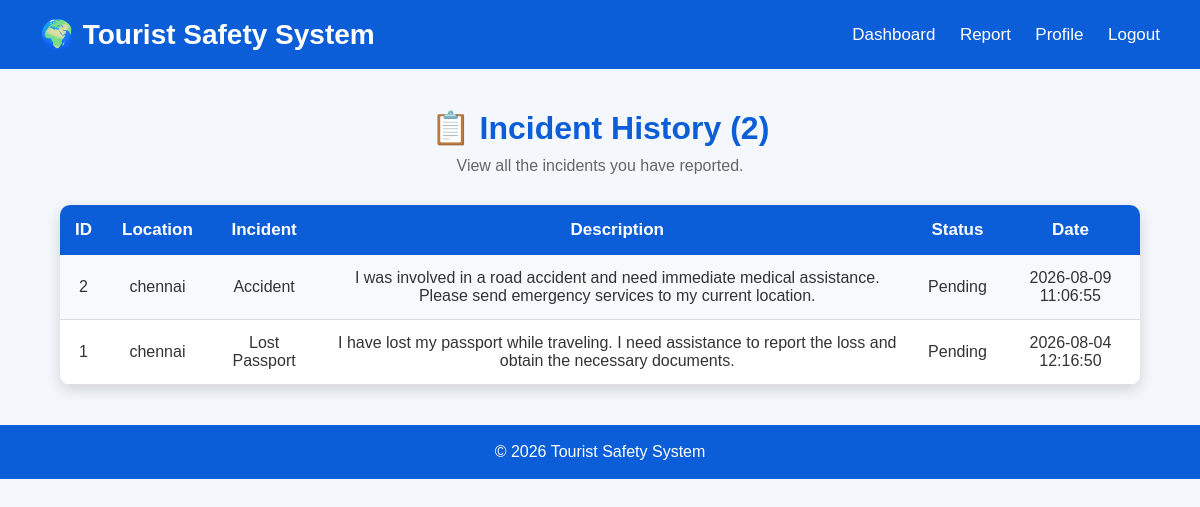
Screenshot of /history (signed in) with the database file from the repository.
### tables this page shows
CREATE TABLE incidents (
    id INTEGER PRIMARY KEY AUTOINCREMENT,
    tourist_name TEXT NOT NULL,
    incident_type TEXT NOT NULL,
    description TEXT,
    location TEXT,
    image TEXT,
    date TIMESTAMP DEFAULT CURRENT_TIMESTAMP,
    status TEXT DEFAULT 'Pending'
);

### app.py (the view)
@app.route("/history")
def history():
    if "user_id" not in session:
        return redirect("/login")
    conn = get_db()
    cur = conn.cursor()
    cur.execute("""
        SELECT id,
               location,
               incident_type,
               description,
               status,
               date
        FROM incidents
        ORDER BY id DESC
    """)
    incidents = cur.fetchall()
    conn.close()
    return render_template(
        "history.html",
        incidents=incidents
    )

### app.py (called while the page is built)
def get_db():
    conn = sqlite3.connect(DB_NAME)
    conn.row_factory = sqlite3.Row
    return conn

@app.after_request
def add_header(response):
    response.headers["Cache-Control"] = (
        "no-store, no-cache, must-revalidate, max-age=0"
    )
    response.headers["Pragma"] = "no-cache"
    response.headers["Expires"] = "0"
    return response

### templates/history.html (shortened to what this page needs)
<!DOCTYPE html>
<html lang="en">
<head>
    <link rel="stylesheet" href="{{ url_for('static', filename='css/history.css') }}">
</head>
<body>
<header>
    <h2>🌍 Tourist Safety System</h2>
    <nav>
        <a href="/dashboard">Dashboard</a>
        <a href="/report">Report</a>
        <a href="/profile">Profile</a>
        <a href="/logout">Logout</a>
    </nav>
</header>
<div class="container">
    <h1>📋 Incident History</h1>
    <p>View all the incidents you have reported.</p>
    <table>
        <tr>
            <th>ID</th>
            <th>Location</th>
            <th>Incident</th>
            <th>Description</th>
            <th>Status</th>
            <th>Date</th>
        </tr>
        {% for incident in incidents %}
        <tr>
            <td>{{ incident[0] }}</td>
            <td>{{ incident[1] }}</td>
            <td>{{ incident[2] }}</td>
            <td>{{ incident[3] }}</td>
            <td>{{ incident[4] }}</td>
            <td>{{ incident[5] }}</td>
        </tr>
        {% endfor %}
    </table>
</div>
<footer>
    <p>© 2026 Tourist Safety System</p>
</footer>
</body>
</html>

### css/history.css (style rules this page uses)
* { margin:0; padding:0; box-sizing:border-box; font-family:Arial, Helvetica, sans-serif; }
body { background:#f4f7fb; color:#333; }
header { background:#0b5ed7; color:white; padding:18px 40px; display:flex; justify-content:space-between; align-items:center; flex-wrap:wrap; }
header h2 { font-size:28px; }
nav a { color:white; text-decoration:none; margin-left:20px; font-size:17px; transition:.3s; }
.container { width:90%; margin:40px auto; }
.container h1 { text-align:center; color:#0b5ed7; margin-bottom:10px; }
.container p { text-align:center; color:#666; margin-bottom:30px; }
table { width:100%; border-collapse:collapse; background:white; border-radius:10px; overflow:hidden; box-shadow:0 5px 15px rgba(0,0,0,.15); }
table th { background:#0b5ed7; color:white; padding:15px; font-size:17px; }
table td { padding:14px; text-align:center; border-bottom:1px solid #ddd; }
table tr:nth-child(even) { background:#f8f9fa; }
footer { margin-top:40px; background:#0b5ed7; color:white; text-align:center; padding:18px; }

### rows the page displays
incidents: id "2", location "chennai", incident_type "Accident", description "I was involved in a road accident and need immediate medical assistance. Please send emergency services to my current location.", status "Pending", date "2026-08-09 11:06:55"
incidents: id "1", location "chennai", incident_type "Lost Passport", description "I have lost my passport while traveling. I need assistance to report the loss and obtain the necessary documents.", status "Pending", date "2026-08-04 12:16:50"
